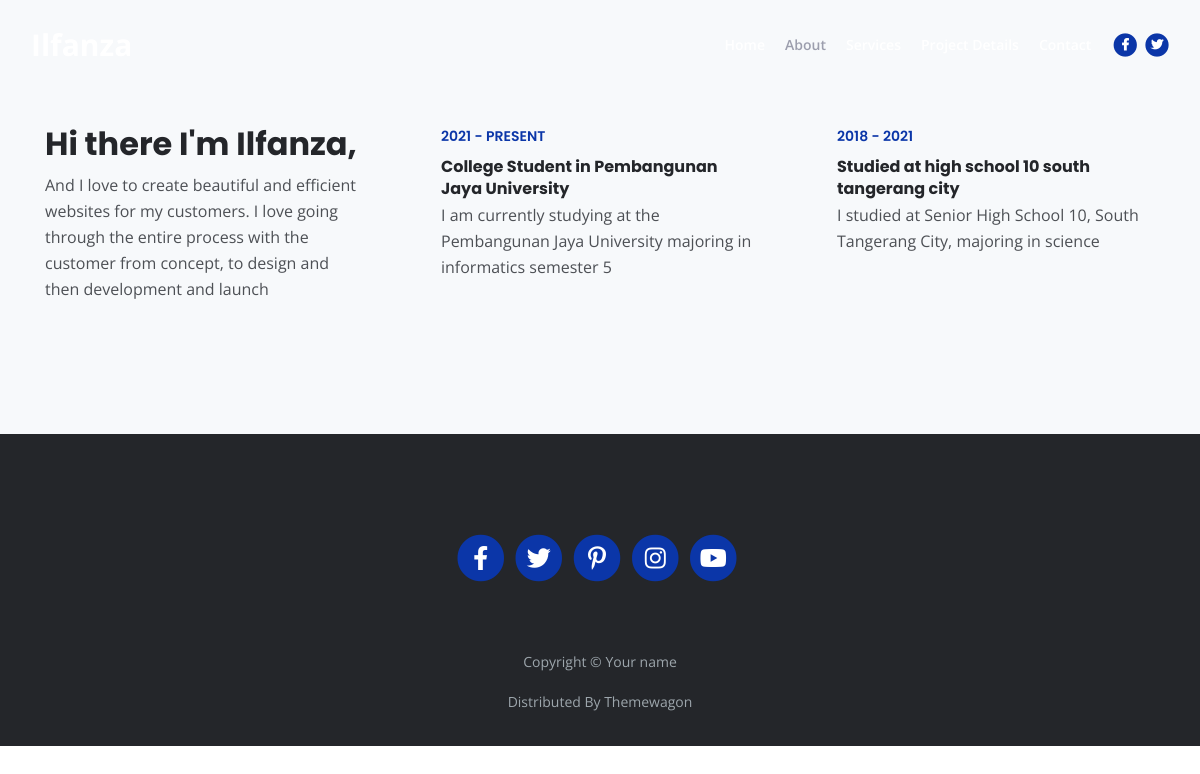
Page /about.php on the committed database.
### tables this page shows
CREATE TABLE `aboutname` (
  `id` int(11) NOT NULL,
  `head` varchar(50) NOT NULL,
  `deschead` text NOT NULL
);

CREATE TABLE `aboutexp` (
  `id` int(11) NOT NULL,
  `tgl` varchar(50) NOT NULL,
  `job` text NOT NULL,
  `descjob` text NOT NULL
);

### link/fungsi.php (called while the page is built, shortened)
<?php
function headName($id_head) {
    global $conn;
    $data = mysqli_query($conn, "SELECT * FROM aboutname WHERE id='$id_head'");
    $row = mysqli_fetch_assoc($data);
    $text = $row['head'];
    return $text;
}
function descHead($id_desc) {
    global $conn;
    $data = mysqli_query($conn, "SELECT * FROM aboutname WHERE id='$id_desc'");
    $row = mysqli_fetch_assoc($data);
    $text = $row['deschead'];
    return $text;
}
function tglAbout($id_tgl) {
    global $conn;
    $data = mysqli_query($conn, "SELECT * FROM aboutexp WHERE id='$id_tgl'");
    $row = mysqli_fetch_assoc($data);
    $text = $row['tgl'];
    return $text;
}
function jobAbout($id_job) {
    global $conn;
    $data = mysqli_query($conn, "SELECT * FROM aboutexp WHERE id='$id_job'");
    $row = mysqli_fetch_assoc($data);
    $text = $row['job'];
    return $text;
}
function descjob($id_descjob) {
    global $conn;
    $data = mysqli_query($conn, "SELECT * FROM aboutexp WHERE id='$id_descjob'");
    $row = mysqli_fetch_assoc($data);
    $text = $row['descjob'];
    return $text;
}
function tglAbout1($id_tgl2) {
    global $conn;
    $data = mysqli_query($conn, "SELECT * FROM aboutexp WHERE id='$id_tgl2'");
    $row = mysqli_fetch_assoc($data);
    $text = $row['tgl'];
    return $text;
}
function jobAbout1($id_job2) {
    global $conn;
    $data = mysqli_query($conn, "SELECT * FROM aboutexp WHERE id='$id_job2'");
    $row = mysqli_fetch_assoc($data);
    $text = $row['job'];
    return $text;
}
function descjob1($id_descjob2) {
    global $conn;
    $data = mysqli_query($conn, "SELECT * FROM aboutexp WHERE id='$id_descjob2'");
    $row = mysqli_fetch_assoc($data);
    $text = $row['descjob'];
    return $text;
}
?>

### about.php (the view, shortened to what this page needs)
<?php
include_once("link/koneksi.php");
include_once("link/fungsi.php");
?>
<!DOCTYPE html>
<html lang="en">
<head>
    <link href="css/bootstrap.css" rel="stylesheet">
    <link href="css/fontawesome-all.css" rel="stylesheet">
	<link href="css/styles.css" rel="stylesheet">
</head>
<body data-spy="scroll" data-target=".fixed-top">
    <nav class="navbar navbar-expand-lg fixed-top navbar-dark">
        <div class="container">
          <a class="navbar-brand logo-text page-scroll" href="index.php">Ilfanza</a>
            <div class="navbar-collapse offcanvas-collapse" id="navbarsExampleDefault">
                <ul class="navbar-nav ml-auto">
                    <li class="nav-item">
                        <a class="nav-link page-scroll" href="index.php">Home <span class="sr-only">(current)</span></a>
                    </li>
                    <li class="nav-item">
                        <a class="nav-link page-scroll" href="#about">About</a>
                    </li>
                    <li class="nav-item">
                        <a class="nav-link page-scroll" href="services.php">Services</a>
                    </li>
                    <li class="nav-item">
                        <a class="nav-link page-scroll" href="project.php">Project Details</a>
                    </li>
                    <li class="nav-item">
                        <a class="nav-link page-scroll" href="contact.php">Contact</a>
                    </li>
                </ul>
                <span class="nav-item social-icons">
                    <span class="fa-stack">
                        <a href="#your-link">
                            <i class="fas fa-circle fa-stack-2x"></i>
                            <i class="fab fa-facebook-f fa-stack-1x"></i>
                        </a>
                    </span>
                    <span class="fa-stack">
                        <a href="#your-link">
                            <i class="fas fa-circle fa-stack-2x"></i>
                            <i class="fab fa-twitter fa-stack-1x"></i>
                        </a>
                    </span>
                </span>
            </div>
        </div>
    </nav>
    <div id="about" class="basic-1 bg-gray">
        <div class="container">
            <div class="row">
                <div class="col-lg-4">
                    <div class="text-container first">
                        <?php
                        echo headName(1);
                        ?>
                        <?php
                        echo descHead(1);
                        ?>
                    </div>
                </div>
                <div class="col-lg-4">
                    <div class="text-container second">
                        <?php
                        echo tglAbout(1);
                        echo jobAbout(1);
                        echo descjob(1);
                        ?>
                    </div>
                </div>
                <div class="col-lg-4">
                    <div class="text-container third">
                    <?php
                        echo tglAbout1(2);
                        echo jobAbout1(2);
                        echo descjob1(2);
                    ?>
                    </div>
                </div>
            </div>
        </div>
    </div>
    <div class="footer bg-gray">
        <div class="container">
            <div class="row">
                <div class="col-lg-12">
                    <div class="social-container">
                        <span class="fa-stack">
                            <a href="#your-link">
                                <i class="fas fa-circle fa-stack-2x"></i>
                                <i class="fab fa-facebook-f fa-stack-1x"></i>
                            </a>
                        </span>
                        <span class="fa-stack">
                            <a href="#your-link">
                                <i class="fas fa-circle fa-stack-2x"></i>
                                <i class="fab fa-twitter fa-stack-1x"></i>
                            </a>
                        </span>
                        <span class="fa-stack">
                            <a href="#your-link">
                                <i class="fas fa-circle fa-stack-2x"></i>
                                <i class="fab fa-pinterest-p fa-stack-1x"></i>
                            </a>
                        </span>
                        <span class="fa-stack">
                            <a href="#your-link">
                                <i class="fas fa-circle fa-stack-2x"></i>
                                <i class="fab fa-instagram fa-stack-1x"></i>
                            </a>
                        </span>
                        <span class="fa-stack">
                            <a href="#your-link">
                                <i class="fas fa-circle fa-stack-2x"></i>
                                <i class="fab fa-youtube fa-stack-1x"></i>
                            </a>
                        </span>
                    </div>
                </div>
            </div>
        </div>
    </div>
    <div class="copyright bg-gray">
        <div class="container">
            <div class="row">
                <div class="col-lg-12">
                    <p class="p-small">Copyright © <a class="no-line" href="#your-link">Your name</a></p>
                </div>
            </div>
        </div>
        <div class="container">
            <div class="row">
                <div class="col-lg-12">
                    <p class="p-small">Distributed By <a class="no-line" href="https://themewagon.com/">Themewagon</a></p>
                </div>
            </div>
        </div>
    </div>
</body>
</html>

### css/styles.css (style rules this page uses)
body, html { width: 100%; height: 100%; }
body, p { color: #4d5055; font: 400 1rem/1.625rem "Open Sans", sans-serif; }
h2 { color: #24262a; font-weight: 700; font-size: 2rem; line-height: 2.5rem; font-family: "Poppins" }
h6 { color: #24262a; font-weight: 700; font-size: 1rem; line-height: 1.375rem; font-family: "Poppins" }
.p-small { font-size: 0.875rem; line-height: 1.5rem; }
a { color: #4d5055; text-decoration: underline; }
.no-line { text-decoration: none; }
.bg-gray { background-color: #f7f9fb; }
.navbar { background-color: #24262a; font-weight: 600; font-size: 0.875rem; line-height: 0.875rem; box-shadow: 0 1px 6px 0 rgba(0, 0, 0, 0.025); }
.navbar .navbar-brand { padding-top: 0.125rem; padding-bottom: 0.125rem; }
.navbar .logo-text { color: #ffffff; font-weight: 700; font-size: 1.875rem; line-height: 1rem; text-decoration: none; }
.offcanvas-collapse { position: fixed; top: 3.25rem; bottom: 0; left: 100%; width: 100%; padding-right: 1rem; padding-left: 1rem; overflow-y: auto; visibility: hidden; background-color: #24262a; transition: visibility .3s ease-in-out, -webkit-transform .3s ease-in-out; transition: transform .3s ease-in-out, visibility .3s ease-in-out; transition: transform .3s ease-in-out, visibility .3s ease-in-out, -webkit-transform .3s ease-in-out; }
.navbar .navbar-nav { margin-top: 0.75rem; margin-bottom: 0.5rem; }
.navbar .nav-item .nav-link { padding-top: 0.625rem; padding-bottom: 0.625rem; color: #ffffff; text-decoration: none; transition: all 0.2s ease; }
.navbar .nav-item.dropdown.show .nav-link, .navbar .nav-item .nav-link:hover, .navbar .nav-item .nav-link.active { color: #9c9ead; }
.navbar .fa-stack { width: 2em; margin-right: 0.25rem; font-size: 0.75rem; }
.navbar .fa-stack-2x { color: #0b36a8; transition: all 0.2s ease; }
.navbar .fa-stack-1x { color: #ffffff; transition: all 0.2s ease; }
.basic-1 { padding-top: 7.75rem; padding-bottom: 5.25rem; }
.basic-1 .text-container { margin-bottom: 3rem; }
.basic-1 .time { margin-bottom: 0.5rem; color: #0b36a8; font-weight: 600; font-size: 0.875rem; line-height: 1.5rem; font-family: "Poppins"; }
.basic-1 h6 { margin-bottom: 0.125rem; }
.footer { padding-top: 6.25rem; padding-bottom: 2rem; background-color: #24262a; text-align: center; }
.footer a { text-decoration: none; }
.footer .fa-stack { width: 2em; margin-bottom: 1.25rem; margin-right: 0.375rem; font-size: 1.5rem; }
.footer .fa-stack .fa-stack-1x { color: #ffffff; transition: all 0.2s ease; }
.footer .fa-stack .fa-stack-2x { color: #0b36a8; transition: all 0.2s ease; }
.copyright { padding-top: 1rem; padding-bottom: 1rem; background-color: #24262a; text-align: center; }
.copyright .p-small { color: #9da6ac; text-align: center; }
.copyright a { color: #9da6ac; }
@media (min-width: 992px) { .navbar { padding-top: 1.75rem; background-color: transparent; box-shadow: none; transition: all 0.2s; } }
@media (min-width: 992px) { .offcanvas-collapse { position: static; top: auto; bottom: auto; left: auto; width: auto; padding-right: 0; padding-left: 0; background-color: transparent; overflow-y: visible; visibility: visible; } }
@media (min-width: 992px) { .navbar .navbar-nav { margin-top: 0; margin-bottom: 0; } }
@media (min-width: 992px) { .navbar .nav-item .nav-link { padding-right: 0.625rem; padding-left: 0.625rem; } }
@media (min-width: 992px) { .navbar .social-icons { margin-left: 0.5rem; } }
@media (min-width: 992px) { .navbar .fa-stack { margin-right: 0; margin-left: 0.25rem; } }
@media (min-width: 1200px) { .navbar .container { max-width: 1330px; } }
@media (min-width: 1200px) { .basic-1 .text-container.first { margin-right: 2rem; } }
@media (min-width: 1200px) { .basic-1 .text-container.second { margin-right: 1rem; margin-left: 1rem; } }
@media (min-width: 1200px) { .basic-1 .text-container.third { margin-left: 2rem; } }

### rows in the picture
aboutname: head "Hi there I'm Ilfanza,", deschead "And I love to create beautiful and efficient websites for my customers. I love going through the entire process with the customer from concept, to design and then development and launch"
aboutexp: tgl "2021 - PRESENT", job "College Student in Pembangunan Jaya University", descjob "I am currently studying at the Pembangunan Jaya University majoring in informatics semester 5"
aboutexp: tgl "2018 - 2021", job "Studied at high school 10 south tangerang city", descjob "I studied at Senior High School 10, South Tangerang City, majoring in science"
